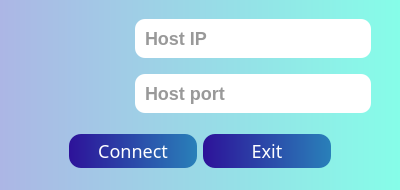
<?xml version="1.0" encoding="UTF-8"?>
<ui version="4.0">
 <class>ConnectDialog</class>
 <widget class="QDialog" name="ConnectDialog">
  <property name="geometry">
   <rect>
    <x>0</x>
    <y>0</y>
    <width>400</width>
    <height>190</height>
   </rect>
  </property>
  <property name="windowTitle">
   <string>Dialog</string>
  </property>
  <property name="styleSheet">
   <string notr="true">QDialog#ConnectDialog {
background: qlineargradient( x1:0 y1:0, x2:1 y2:0, stop:0 #acb6e5,  stop:1 #86fde8);
}</string>
  </property>
  <widget class="QWidget" name="widget_2" native="true">
   <property name="geometry">
    <rect>
     <x>20</x>
     <y>10</y>
     <width>360</width>
     <height>171</height>
    </rect>
   </property>
   <layout class="QVBoxLayout" name="verticalLayout" stretch="0,0">
    <property name="spacing">
     <number>0</number>
    </property>
    <property name="sizeConstraint">
     <enum>QLayout::SetDefaultConstraint</enum>
    </property>
    <item>
     <widget class="QWidget" name="widget_3" native="true">
      <layout class="QHBoxLayout" name="horizontalLayout_2" stretch="1,2">
       <property name="leftMargin">
        <number>0</number>
       </property>
       <property name="topMargin">
        <number>0</number>
       </property>
       <property name="rightMargin">
        <number>0</number>
       </property>
       <property name="bottomMargin">
        <number>0</number>
       </property>
       <item>
        <widget class="QLabel" name="label">
         <property name="maximumSize">
          <size>
           <width>100</width>
           <height>100</height>
          </size>
         </property>
         <property name="text">
          <string/>
         </property>
         <property name="pixmap">
          <pixmap>assets/icons/contact.png</pixmap>
         </property>
         <property name="scaledContents">
          <bool>true</bool>
         </property>
        </widget>
       </item>
       <item>
        <widget class="QWidget" name="widget_4" native="true">
         <property name="styleSheet">
          <string notr="true">QLineEdit {
	padding: 8px;
	color: #333;
	border-radius: 10px;
	font-size: 18px;
	font-weight: bold;
}</string>
         </property>
         <layout class="QVBoxLayout" name="verticalLayout_2">
          <property name="spacing">
           <number>16</number>
          </property>
          <item>
           <widget class="QLineEdit" name="hostIP">
            <property name="placeholderText">
             <string>Host IP</string>
            </property>
           </widget>
          </item>
          <item>
           <widget class="QLineEdit" name="hostPort">
            <property name="placeholderText">
             <string>Host port</string>
            </property>
           </widget>
          </item>
         </layout>
        </widget>
       </item>
      </layout>
     </widget>
    </item>
    <item>
     <widget class="QWidget" name="widget" native="true">
      <property name="styleSheet">
       <string notr="true">QPushButton {
	background: qlineargradient( x1:0 y1:0, x2:1 y2:0, stop:0 #2d1299,  stop:1 #2980b9);
	padding: 4px 12px;
	font-size: 18px;
	color: #fff;
	border: none;
	border-radius: 12px;
	outline: none;
}

QPushButton:hover {
	background: qlineargradient( x1:0 y1:0, x2:1 y2:0, stop:0 #8e2de2,  stop:1 #4a00e0);
}</string>
      </property>
      <layout class="QHBoxLayout" name="horizontalLayout">
       <property name="topMargin">
        <number>0</number>
       </property>
       <property name="bottomMargin">
        <number>0</number>
       </property>
       <item>
        <spacer name="horizontalSpacer">
         <property name="orientation">
          <enum>Qt::Horizontal</enum>
         </property>
         <property name="sizeType">
          <enum>QSizePolicy::Preferred</enum>
         </property>
         <property name="sizeHint" stdset="0">
          <size>
           <width>40</width>
           <height>20</height>
          </size>
         </property>
        </spacer>
       </item>
       <item>
        <widget class="QPushButton" name="connectBtn">
         <property name="font">
          <font>
           <family>SVN-Cookies</family>
           <pointsize>-1</pointsize>
           <weight>50</weight>
           <bold>false</bold>
          </font>
         </property>
         <property name="cursor">
          <cursorShape>PointingHandCursor</cursorShape>
         </property>
         <property name="styleSheet">
          <string notr="true"/>
         </property>
         <property name="text">
          <string>Connect</string>
         </property>
        </widget>
       </item>
       <item>
        <widget class="QPushButton" name="exitBtn">
         <property name="font">
          <font>
           <family>SVN-Cookies</family>
           <pointsize>-1</pointsize>
           <weight>50</weight>
           <bold>false</bold>
          </font>
         </property>
         <property name="cursor">
          <cursorShape>PointingHandCursor</cursorShape>
         </property>
         <property name="styleSheet">
          <string notr="true"/>
         </property>
         <property name="text">
          <string>Exit</string>
         </property>
        </widget>
       </item>
       <item>
        <spacer name="horizontalSpacer_2">
         <property name="orientation">
          <enum>Qt::Horizontal</enum>
         </property>
         <property name="sizeType">
          <enum>QSizePolicy::Preferred</enum>
         </property>
         <property name="sizeHint" stdset="0">
          <size>
           <width>40</width>
           <height>20</height>
          </size>
         </property>
        </spacer>
       </item>
      </layout>
     </widget>
    </item>
   </layout>
  </widget>
 </widget>
 <resources/>
 <connections/>
</ui>
